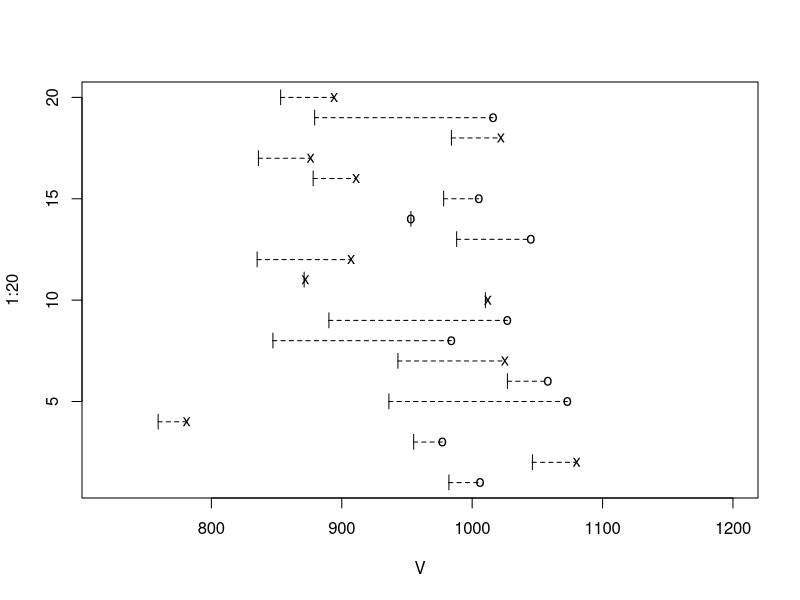
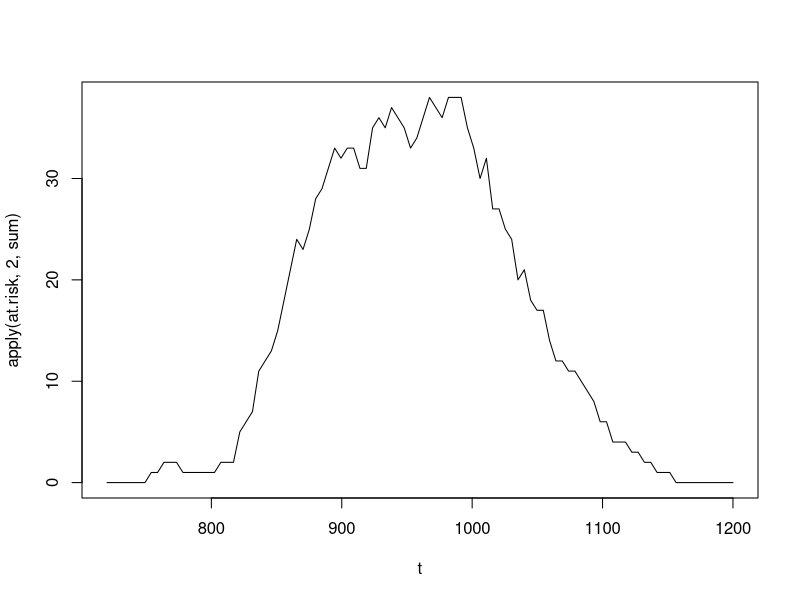

Write R code to recreate these figures, in order.
setwd("/Users/satoshiido/Documents/statistical-analysis/")
chan <- read.csv("Purdue_STAT526/chan.csv")

# Censoring and Truncation: Example
ind <- sample(97, 20)
delta <- chan$Death[ind]
V <- chan$Entry[ind]
X <- chan$Exit[ind]

# plot
plot(V, 1:20, pch = "|", xlim = c(720, 1200))
points(X, 1:20, pch = c("o", "x")[delta + 1])
for(i in 1:20) lines(c(V[i], X[i]), c(i, i), lty = 2)

# risk set size
t <- seq(720, 1200, len = 100)
at.risk <- outer(chan$En, t, "<=") & outer(chan$Ex, t, ">")
plot(t, apply(at.risk, 2, sum), type = "l")

